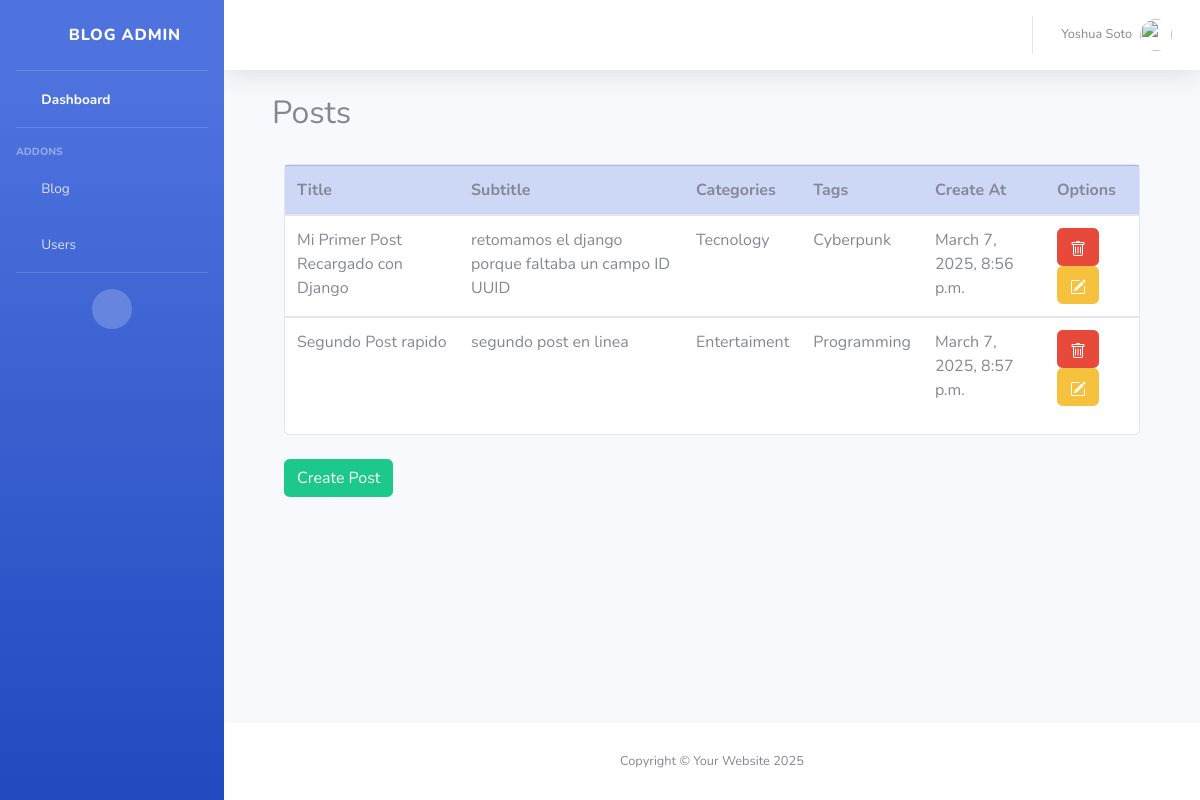
/dashboard/posts/ (signed in), run on an earlier commit of the app's database.
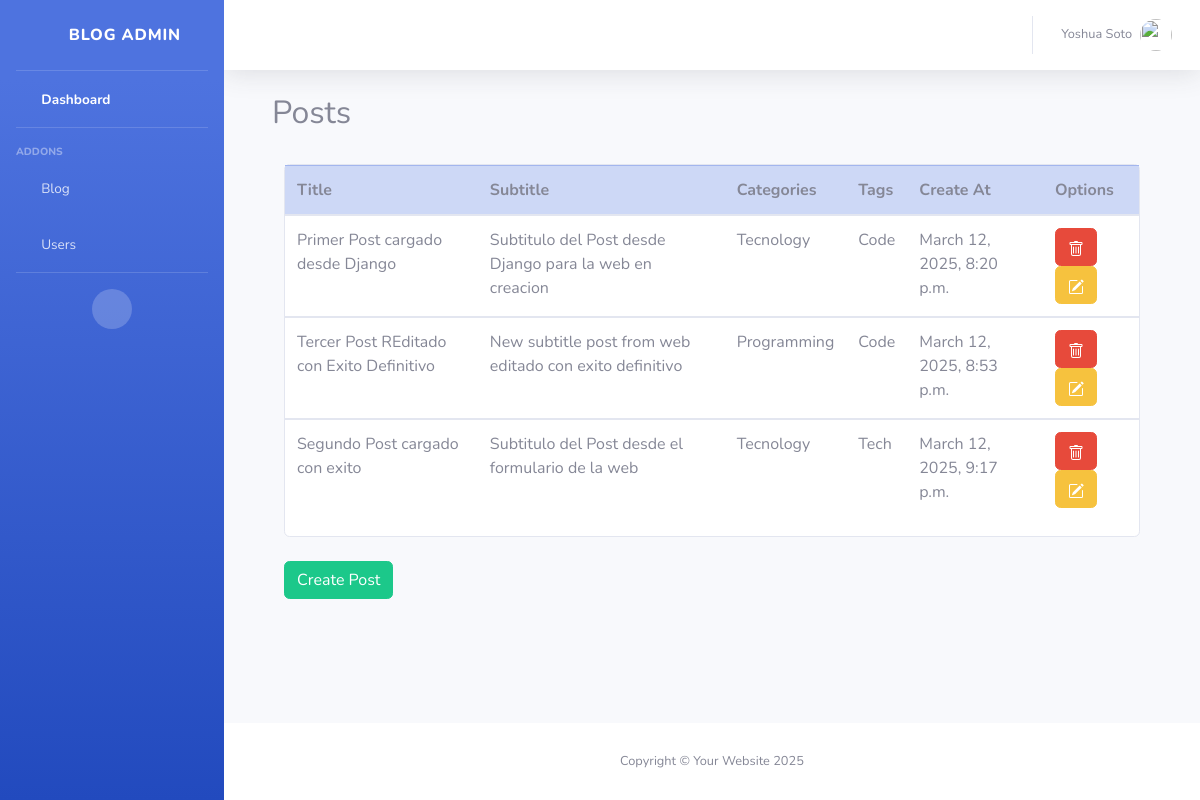
And on a later commit of the database.
### dashboard/models.py (models this page shows, shortened)
class Post(models.Model):
    title = models.CharField(max_length=200)
    subtitle = models.CharField(max_length=200)
    image_main = models.ImageField(default="")
    description = models.TextField(max_length=200)
    content = RichTextField()
    categories = models.ForeignKey(Category, on_delete=models.CASCADE)
    tags = models.ForeignKey(Tag, on_delete=models.CASCADE)
    id = models.UUIDField(primary_key=True, default=uuid.uuid4, editable=False)
    create_at = models.DateTimeField(default=timezone.now)

class Category(models.Model):
    name = models.CharField(max_length=200)
    create_at = models.DateTimeField(default=timezone.now)
    def __str__(self):
        return self.name

class Tag(models.Model):
    name = models.CharField(max_length=200)
    create_at = models.DateTimeField(default=timezone.now)
    def __str__(self):
        return self.name

### dashboard/views.py (the view)
# urls.py: path('posts/', views.posts, name='posts'),
@login_required
def posts(request):
    posts = Post.objects.all()
    context = {'posts': posts}
    return render(request, 'posts.html', context)

### dashboard/templates/posts.html (shortened to what this page needs)
{% extends "base.html" %}
{% block content %}
<div class="container-fluid">
    <h2>Posts</h2><br>
    <div class="col col-12">
        <div class="card">
            <table class="table table-hover">
                <thead class="table-primary">
                  <tr>
                    <th scope="col">Title</th>
                    <th scope="col">Subtitle</th>
                    <th scope="col">Categories</th>
                    <th scope="col">Tags</th>
                    <th scope="col">Create At</th>
                    <th scope="col">Options</th>
                  </tr>
                </thead>
                {% for post in posts%}
                <tbody>
                  <tr>
                    <td>{{ post.title }}</td>
                    <td>{{ post.subtitle }}</td>
                    <td>{{ post.categories }}</td>
                    <td>{{ post.tags }}</td>
                    <td>{{ post.create_at }}</td>
                    <td>
                      <button type="button" class="btn btn-danger" data-toggle="modal" data-target="#PostDeleteModal{{ post.id }}">
                      </button>
                      <a class="btn btn-warning" href="{% url 'dashboard:update_post' post.id %}">
                      </a>
                    </td>
                  </tr>
                </tbody>
                {% endfor %}
            </table>
        </div>
        <br>
        <a href="{% url 'dashboard:create_post' %}" class="btn btn-success">Create Post</a>
    </div>
</div>
{% endblock %}

### dashboard/templates/base.html (shortened to what this page needs)
{% load static %}
<!DOCTYPE html>
<html lang="en">
<head>
    <link href="{% static 'vendor/fontawesome-free/css/all.min.css' %}" rel="stylesheet" type="text/css">
    <link href="{% static 'css/sb-admin-2.min.css' %}" rel="stylesheet">
</head>
<body id="page-top">
    <div id="wrapper">
        <ul class="navbar-nav bg-gradient-primary sidebar sidebar-dark accordion" id="accordionSidebar">
            <a class="sidebar-brand d-flex align-items-center justify-content-center" href="index.html">
                <div class="sidebar-brand-icon rotate-n-15">
                    <i class="fas fa-laugh-wink"></i>
                </div>
                <div class="sidebar-brand-text mx-3">Blog Admin</div>
            </a>
            <hr class="sidebar-divider my-0">
            <li class="nav-item active">
                <a class="nav-link" href="{% url 'dashboard:dashboard' %}">
                    <i class="fas fa-fw fa-tachometer-alt"></i>
                    <span>Dashboard</span></a>
            </li>
            <hr class="sidebar-divider">
            <div class="sidebar-heading">
                Addons
            </div>
            <li class="nav-item">
                <a class="nav-link collapsed" href="#" data-toggle="collapse" data-target="#collapsePages"
                    aria-expanded="true" aria-controls="collapsePages">
                    <i class="fas fa-fw fa-folder"></i>
                    <span>Blog</span>
                </a>
            </li>
            <li class="nav-item">
                <a class="nav-link" href="{% url 'dashboard:users' %}">
                    <i class="fas fa-fw fa-table"></i>
                    <span>Users</span></a>
            </li>
            <hr class="sidebar-divider d-none d-md-block">
            <div class="text-center d-none d-md-inline">
                <button class="rounded-circle border-0" id="sidebarToggle"></button>
            </div>
        </ul>
        <div id="content-wrapper" class="d-flex flex-column">
            <div id="content">
                <nav class="navbar navbar-expand navbar-light bg-white topbar mb-4 static-top shadow">
                    <ul class="navbar-nav ml-auto">
                        <li class="nav-item dropdown no-arrow">
                            <a class="nav-link dropdown-toggle" href="#" id="userDropdown" role="button"
                                data-toggle="dropdown" aria-haspopup="true" aria-expanded="false">
                                <span class="mr-2 d-none d-lg-inline text-gray-600 small">{{ user.first_name}} {{  user.last_name}}</span>
                                <img class="img-profile rounded-circle"
                                    src="{% static 'img/undraw_profile.svg' %}">
                            </a>
                        </li>
                    </ul>
                </nav>
                <div class="container-fluid">
                    {% block content %}
                    {% endblock %}
                </div>
            </div>
            <footer class="sticky-footer bg-white">
                <div class="container my-auto">
                    <div class="copyright text-center my-auto">
                        <span>Copyright &copy; Your Website 2025</span>
                    </div>
                </div>
            </footer>
        </div>
    </div>
</body>
</html>

What changed in the data, as far as the page shows it:
removed Post: title "Mi Primer Post Recargado con Django", subtitle "retomamos el django porque faltaba un campo ID UUID", categories "Tecnology", tags "Cyberpunk", create_at "March 7, 2025, 8:56 p.m."
removed Post: title "Segundo Post rapido", subtitle "segundo post en linea", categories "Entertaiment", tags "Programming", create_at "March 7, 2025, 8:57 p.m."
added Post: title "Primer Post cargado desde Django", subtitle "Subtitulo del Post desde Django para la web en creacion", categories "Tecnology", tags "Code", create_at "March 12, 2025, 8:20 p.m."
added Post: title "Tercer Post REditado con Exito Definitivo", subtitle "New subtitle post from web editado con exito definitivo", categories "Programming", tags "Code", create_at "March 12, 2025, 8:53 p.m."
added Post: title "Segundo Post cargado con exito", subtitle "Subtitulo del Post desde el formulario de la web", categories "Tecnology", tags "Tech", create_at "March 12, 2025, 9:17 p.m."
